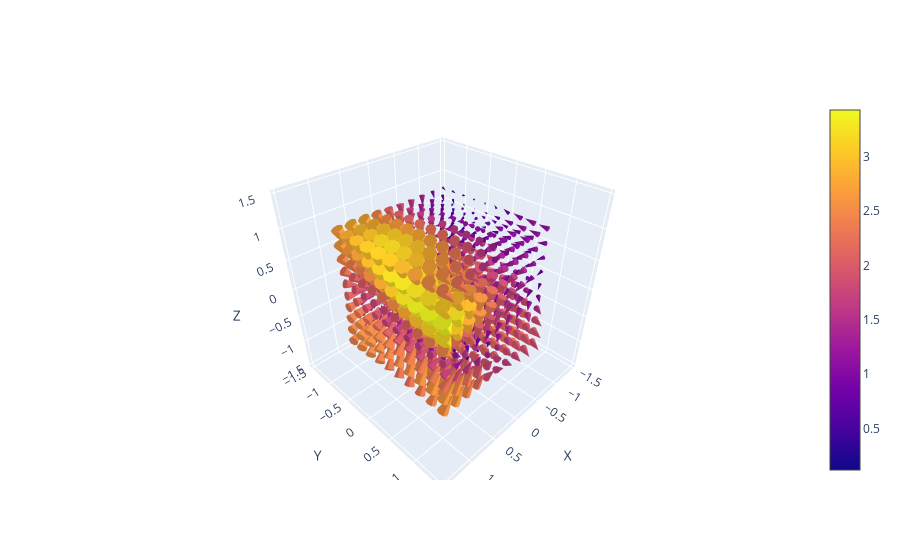

The cell this chart's notebook holds for it:
### Code cell
plotter.plotter(grid_x, grid_y, grid_z, U, V, W)

### Figure 1 — Plotly figure (JSON) as saved in the notebook; plotly's stock layout.template omitted (floating-point values rounded to 4 significant figures; data arrays with more than 128 entries replaced by an {"elided": "..."} marker saying what was removed)
{"data": [{"anchor": "tail", "sizemode": "scaled", "sizeref": 2, "type": "cone", "u": {"elided": "1000 float values"}, "v": {"elided": "1000 float values"}, "w": {"elided": "1000 float values"}, "x": {"elided": "1000 float values"}, "y": {"elided": "1000 float values"}, "z": {"elided": "1000 float values"}}], "layout": {"scene": {"xaxis": {"title": {"text": "X"}}, "yaxis": {"title": {"text": "Y"}}, "zaxis": {"title": {"text": "Z"}}}}}
